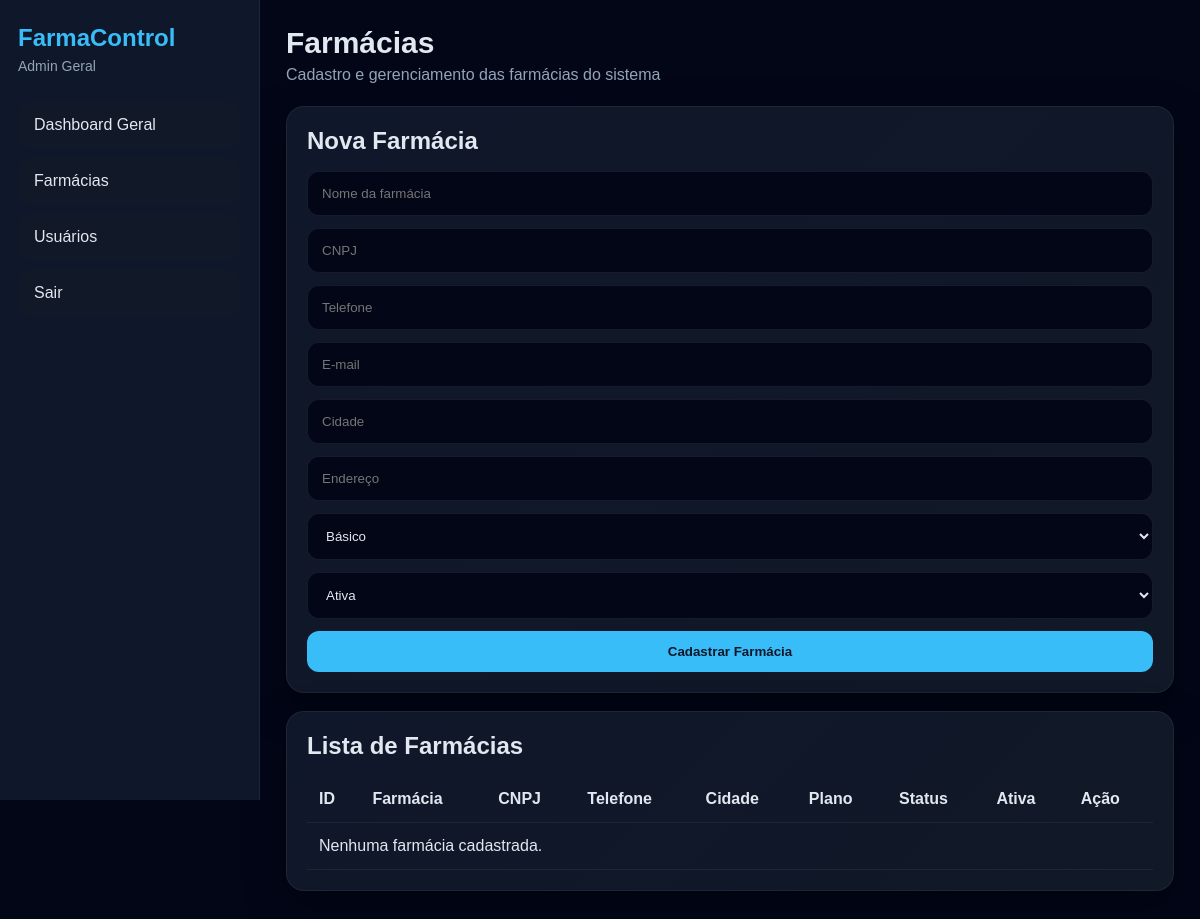
Page /master/farmacias (signed in) on the earlier database version.
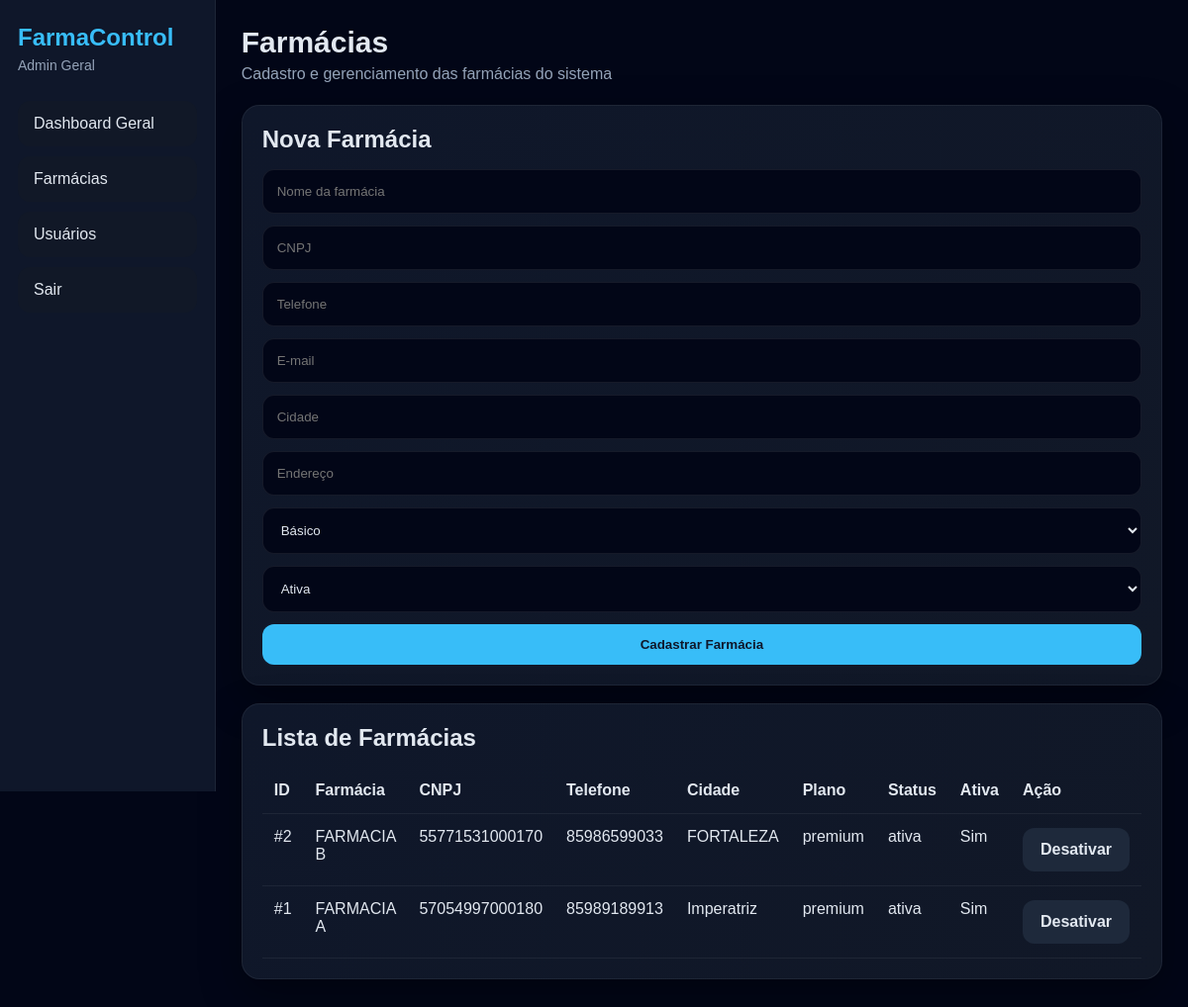
Same page on the later database version.
### models.py (models this page shows)
class Farmacia(db.Model):
    __tablename__ = "farmacias"
    id = db.Column(db.Integer, primary_key=True)
    nome = db.Column(db.String(150), nullable=False)
    cnpj = db.Column(db.String(30), unique=True, nullable=True)
    telefone = db.Column(db.String(30), nullable=True)
    email = db.Column(db.String(150), nullable=True)
    endereco = db.Column(db.String(255), nullable=True)
    cidade = db.Column(db.String(100), nullable=True)
    status = db.Column(db.String(20), nullable=False, default="ativa")
    plano = db.Column(db.String(50), nullable=False, default="basico")
    ativo = db.Column(db.Boolean, default=True)
    criado_em = db.Column(db.DateTime, default=agora_brasil)
    usuarios = db.relationship("User", backref="farmacia", lazy=True)
    usuarios_vinculados = db.relationship(
        "UsuarioFarmacia",
        back_populates="farmacia",
        cascade="all, delete-orphan",
        lazy=True,
    )
    clientes = db.relationship("Cliente", backref="farmacia", lazy=True)
    entregadores = db.relationship("Entregador", backref="farmacia", lazy=True)
    pedidos = db.relationship("Pedido", backref="farmacia", lazy=True)
    localizacoes = db.relationship("Localizacao", backref="farmacia", lazy=True)
    whatsapp_configs = db.relationship("WhatsAppConfig", backref="farmacia", lazy=True)
    whatsapp_logs = db.relationship("WhatsAppLog", backref="farmacia", lazy=True)

### app.py (the view, shortened to what this page needs)
    @app.route("/master/farmacias", methods=["GET", "POST"])
    @login_required
    @master_required
    def master_farmacias():
        farmacias = Farmacia.query.order_by(Farmacia.id.desc()).all()
        return render_template("master_farmacias.html", farmacias=farmacias)

### app.py (called while the page is built)
def master_required(view_func):
    @wraps(view_func)
    def wrapper(*args, **kwargs):
        if not current_user.is_authenticated:
            return redirect(url_for("login"))
        if not current_user.is_master:
            flash("Acesso permitido apenas para o administrador master.", "danger")
            return redirect(url_for("dashboard"))
        return view_func(*args, **kwargs)
    return wrapper

### models.py (called while the page is built)
@login_manager.user_loader
def load_user(user_id):
    return db.session.get(User, int(user_id))

    @property
    def is_master(self):
        return self.perfil == "master"

### templates/master_farmacias.html (shortened to what this page needs)
{% extends "base.html" %}
{% block content %}
<div class="page-head">
  <div>
    <h1>Farmácias</h1>
    <p class="muted">Cadastro e gerenciamento das farmácias do sistema</p>
  </div>
</div>
<div class="panel">
  <h2>Nova Farmácia</h2>
  <form method="post" class="form-grid">
    <input type="text" name="nome" placeholder="Nome da farmácia" required>
    <input type="text" name="cnpj" placeholder="CNPJ">
    <input type="text" name="telefone" placeholder="Telefone">
    <input type="email" name="email" placeholder="E-mail">
    <input type="text" name="cidade" placeholder="Cidade">
    <input type="text" name="endereco" placeholder="Endereço">
    <select name="plano">
      <option value="basico">Básico</option>
    </select>
    <select name="status">
      <option value="ativa">Ativa</option>
    </select>
    <button type="submit" class="btn btn-primary">Cadastrar Farmácia</button>
  </form>
</div>
<div class="panel">
  <h2>Lista de Farmácias</h2>
  <div class="table-wrap">
    <table>
      <thead>
        <tr>
          <th>ID</th>
          <th>Farmácia</th>
          <th>CNPJ</th>
          <th>Telefone</th>
          <th>Cidade</th>
          <th>Plano</th>
          <th>Status</th>
          <th>Ativa</th>
          <th>Ação</th>
        </tr>
      </thead>
      <tbody>
        {% for farmacia in farmacias %}
        <tr>
          <td>#{{ farmacia.id }}</td>
          <td>{{ farmacia.nome }}</td>
          <td>{{ farmacia.cnpj or "-" }}</td>
          <td>{{ farmacia.telefone or "-" }}</td>
          <td>{{ farmacia.cidade or "-" }}</td>
          <td>{{ farmacia.plano }}</td>
          <td>{{ farmacia.status }}</td>
          <td>{{ "Sim" if farmacia.ativo else "Não" }}</td>
          <td>
            <a href="{{ url_for('master_toggle_farmacia', farmacia_id=farmacia.id) }}" class="btn btn-secondary">
              {{ "Desativar" if farmacia.ativo else "Ativar" }}
            </a>
          </td>
        </tr>
        {% else %}
        <tr>
          <td colspan="9">Nenhuma farmácia cadastrada.</td>
        </tr>
        {% endfor %}
      </tbody>
    </table>
  </div>
</div>
{% endblock %}

Differences in the rows shown:
added Farmacia: id "2", nome "FARMACIA B", cnpj "55771531000170", telefone "85986599033", cidade "FORTALEZA", plano "premium", status "ativa", ativo "Sim", ativo "Desativar"
added Farmacia: id "1", nome "FARMACIA A", cnpj "57054997000180", telefone "85989189913", cidade "Imperatriz", plano "premium", status "ativa", ativo "Sim", ativo "Desativar"
Other differences:
text no longer shown: "Nenhuma farmácia cadastrada."
